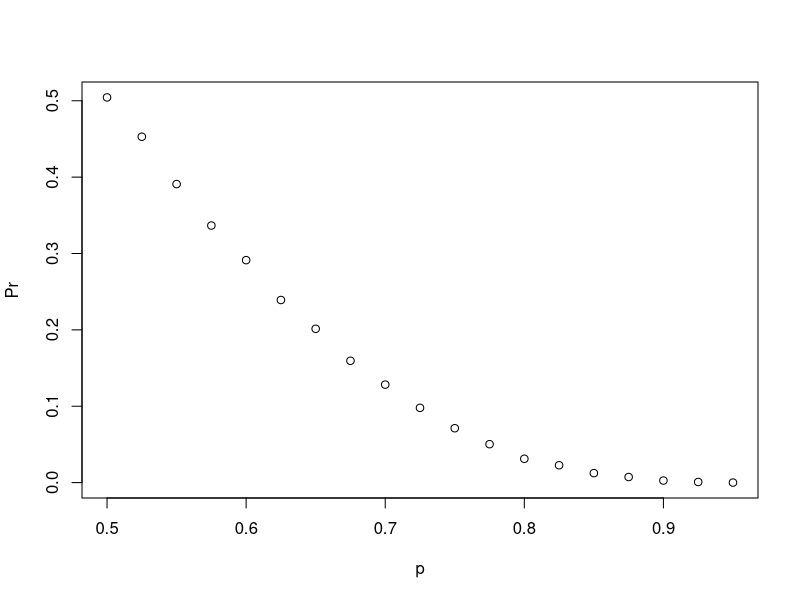
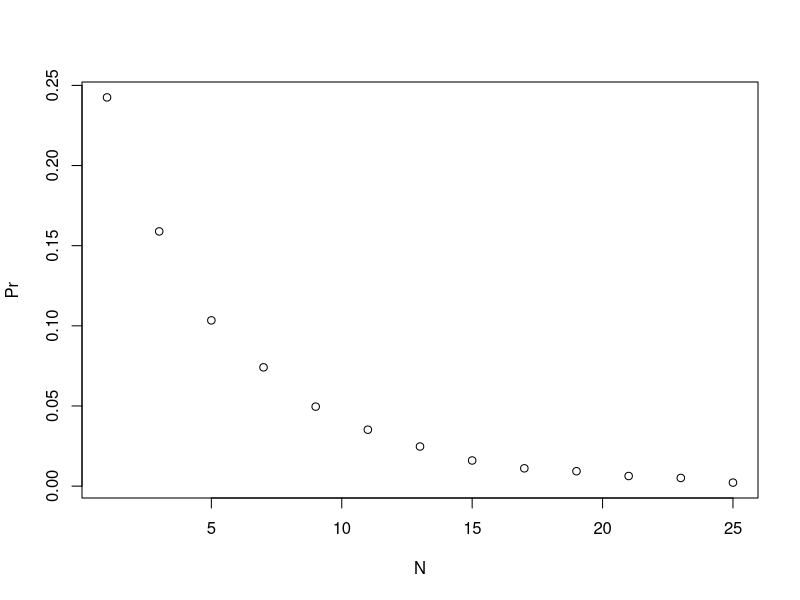
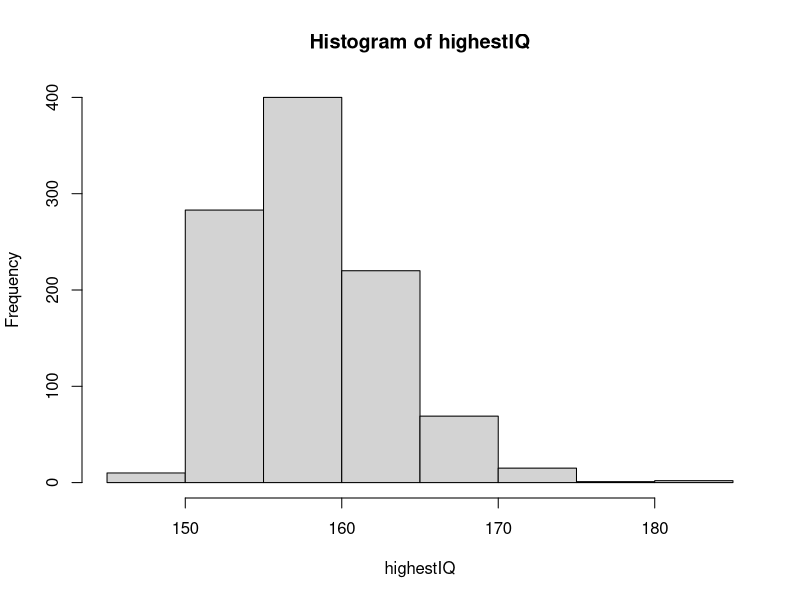
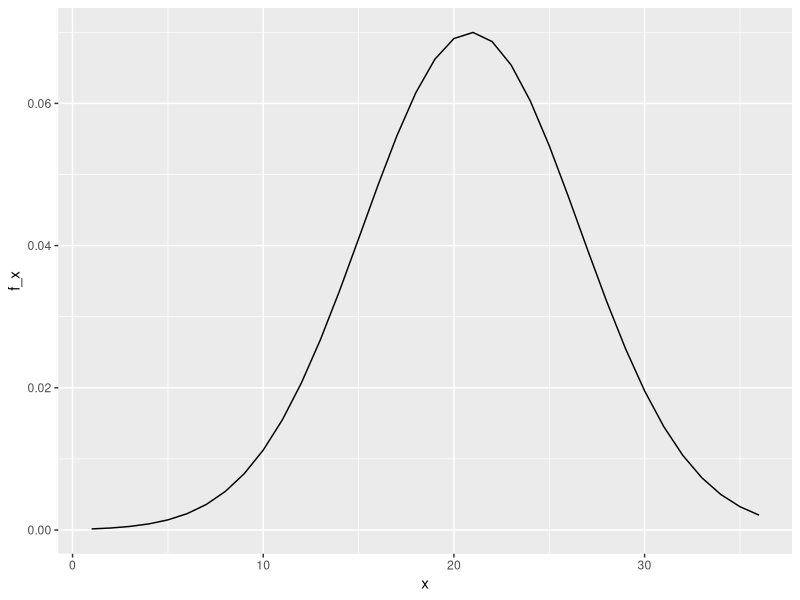
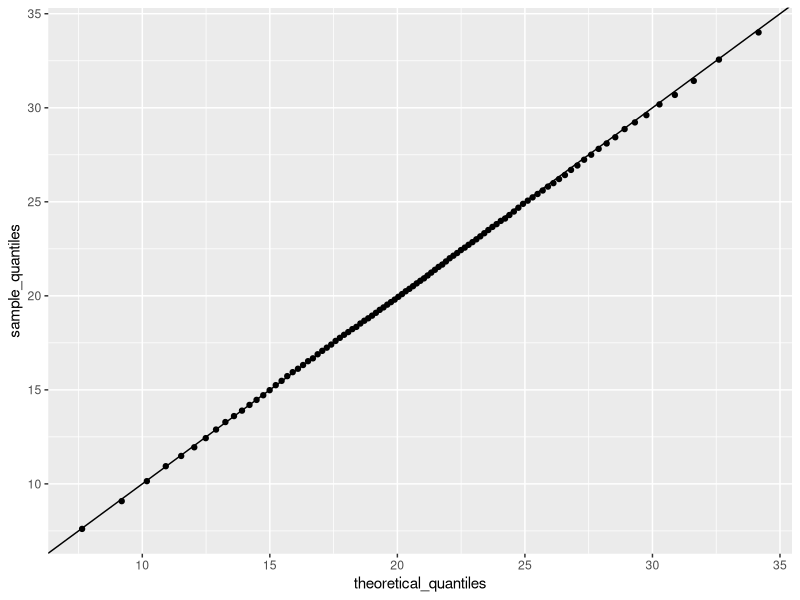
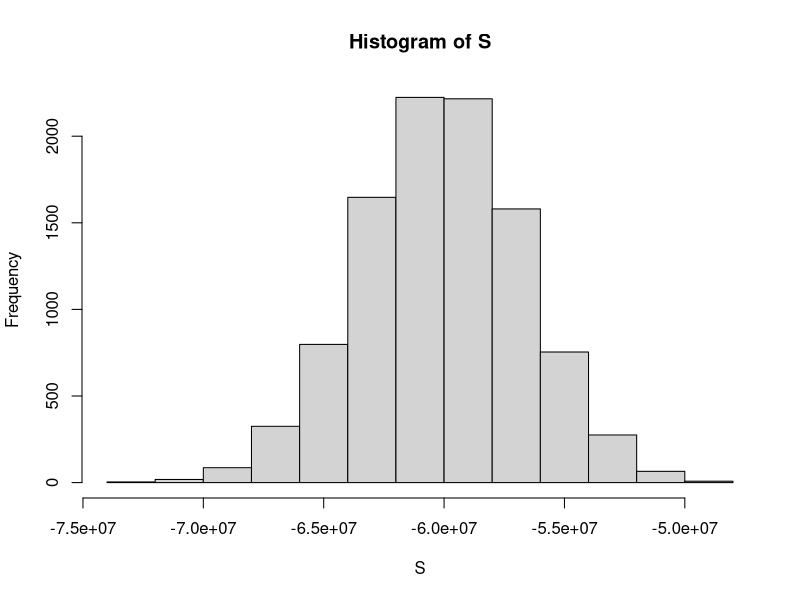

These charts were generated, in order, by the following R code:
## ---- chunk 1
knitr::opts_chunk$set(echo = TRUE)
## ---- chunk 2
cyan <- 3
magenta <- 5
yellow <- 7

# Assign a variable `p` as the probability of choosing a cyan ball from the box
p<-cyan/(cyan+magenta+yellow)

# Print the variable `p` to the console
p
## ---- chunk 3
# `p` is defined as the probability of choosing a cyan ball from a box containing: 3 cyan balls, 5 magenta balls, and 7 yellow balls.
# Using variable `p`, calculate the probability of choosing any ball that is not cyan from the box
1-p
## ---- chunk 4
cyan <- 3
magenta <- 5
yellow <- 7

# The variable `p_1` is the probability of choosing a cyan ball from the box on the first draw.
p_1 <- cyan / (cyan + magenta + yellow)

# Assign a variable `p_2` as the probability of not choosing a cyan ball on the second draw without replacement.
p_2 <- (magenta + yellow) / (cyan + magenta + yellow - 1)
# Calculate the probability that the first draw is cyan and the second draw is not cyan using `p_1` and `p_2`.
p_1 * p_2
## ---- chunk 5
cyan <- 3
magenta <- 5
yellow <- 7

# The variable 'p_1' is the probability of choosing a cyan ball from the box on the first draw.
p_1 <- cyan / (cyan + magenta + yellow)

# Assign a variable 'p_2' as the probability of not choosing a cyan ball on the second draw with replacement.
p_2 <- (magenta + yellow) / (cyan + magenta + yellow)
# Calculate the probability that the first draw is cyan and the second draw is not cyan using `p_1` and `p_2`.
p_1 * p_2
## ---- chunk 6
cyan <- 3
magenta <- 5
yellow <- 7

# Assign the variable 'p_yellow' as the probability that a yellow ball is drawn from the box.
p_yellow <- yellow / (cyan + magenta + yellow)
# Using the variable 'p_yellow', calculate the probability of drawing a yellow ball on the sixth draw. Print this value to the console.
p_yellow
## ---- chunk 7
# Assign the variable 'p_no6' as the probability of not seeing a 6 on a single roll.
p_no6 <- 1 - 1/6

# Calculate the probability of not seeing a 6 on six rolls using `p_no6`. Print your result to the console: do not assign it to a variable.
p_no6 ^6
## ---- chunk 8
# Assign the variable `p_cavs_win4` as the probability that the Cavs will win the first four games of the series.
p_cavs_win4 <- 0.6^4

# Using the variable `p_cavs_win4`, calculate the probability that the Celtics win at least one game in the first four games of the series.
1-p_cavs_win4
## ---- chunk 9
# This line of example code simulates four independent random games where the Celtics either lose or win. Copy this example code to use within the `replicate` function.
simulated_games <- sample(c("lose","win"), 4, replace = TRUE, prob = c(0.6, 0.4))

# The variable 'B' specifies the number of times we want the simulation to run. Let's run the Monte Carlo simulation 10,000 times.
B <- 10000

# Use the `set.seed` function to make sure your answer matches the expected result after random sampling.
set.seed(1, sample.kind = "Rounding")

# Create an object called `celtic_wins` that replicates two steps for B iterations: (1) generating a random four-game series `simulated_games` using the example code, then (2) determining whether the simulated series contains at least one win for the Celtics.
celtic_wins <- replicate(B,{
    simulated_games <- sample(c("lose","win"), 4, replace = TRUE, prob = c(0.6, 0.4))
    any(simulated_games=="win")
  }
  )

# Calculate the frequency out of B iterations that the Celtics won at least one game. Print your answer to the console.
mean(celtic_wins)
## ---- chunk 10
# Assign a variable 'n' as the number of remaining games.
n <- 6

# Assign a variable `outcomes` as a vector of possible game outcomes, where 0 indicates a loss and 1 indicates a win for the Cavs.
#outcomes <- sample(c(0,1),n,replace=TRUE,prob=c(0.5,0.5))
outcomes <- c(0,1)

# Assign a variable `l` to a list of all possible outcomes in all remaining games. Use the `rep` function on `list(outcomes)` to create list of length `n`.
#l <- rep(sample(outcomes,1,replace=TRUE,prob=c(0.5,0.5)),times=n)
l <- rep(list(outcomes), times=n)

# Create a data frame named 'possibilities' that contains all combinations of possible outcomes for the remaining games.
possibilities <- expand.grid(l)

# Create a vector named 'results' that indicates whether each row in the data frame 'possibilities' contains enough wins for the Cavs to win the series.
results <- rowSums(possibilities)

# Calculate the proportion of 'results' in which the Cavs win the series. Print the outcome to the console.
mean(results>=4)
## ---- chunk 11
# The variable `B` specifies the number of times we want the simulation to run. Let's run the Monte Carlo simulation 10,000 times.
B <- 10000

# Use the `set.seed` function to make sure your answer matches the expected result after random sampling.
set.seed(1, sample.kind = "Rounding")

# Create an object called `results` that replicates for `B` iterations a simulated series and determines whether that series contains at least four wins for the Cavs.
results <- replicate(B,{
    game <- sample(c(0,1),6,replace=TRUE)
    sum(game)
  }
)

# Calculate the frequency out of `B` iterations that the Cavs won at least four games in the remainder of the series. Print your answer to the console.
mean(results>=4)
## ---- chunk 12
# Let's assign the variable 'p' as the vector of probabilities that team A will win.
p <- seq(0.5, 0.95, 0.025)

# Given a value 'p', the probability of winning the series for the underdog team B can be computed with the following function based on a Monte Carlo simulation:
prob_win <- function(p){
  B <- 10000
  result <- replicate(B, {
    b_win <- sample(c(1,0), 7, replace = TRUE, prob = c(1-p, p))
    sum(b_win)>=4
    })
  mean(result)
}

# Apply the 'prob_win' function across the vector of probabilities that team A will win to determine the probability that team B will win. Call this object 'Pr'.
Pr=sapply(p,prob_win)

# Plot the probability 'p' on the x-axis and 'Pr' on the y-axis.
plot(p,Pr)
## ---- chunk 13
# Given a value 'p', the probability of winning the series for the underdog team B can be computed with the following function based on a Monte Carlo simulation:
prob_win <- function(N, p=0.75){
      B <- 10000
      result <- replicate(B, {
        b_win <- sample(c(1,0), N, replace = TRUE, prob = c(1-p, p))
        sum(b_win)>=(N+1)/2
        })
      mean(result)
    }

# Assign the variable 'N' as the vector of series lengths. Use only odd numbers ranging from 1 to 25 games.
N <- seq(1,25,2)

# Apply the 'prob_win' function across the vector of series lengths to determine the probability that team B will win. Call this object `Pr`.
Pr <- sapply(N,prob_win)

# Plot the number of games in the series 'N' on the x-axis and 'Pr' on the y-axis.
plot(N,Pr)
## ---- chunk 14
library(gtools)
library(tidyverse)
options(digits = 3)    # report 3 significant digits
## ---- chunk 15
library(gtools)
medals <- permutations(8,3)
nrow(medals)
## ---- chunk 16
jamaica <- permutations(3,3)
nrow(jamaica)
## ---- chunk 17
nrow(jamaica)/nrow(medals)
## ---- chunk 18
runners <- c("Jamaica", "Jamaica", "Jamaica", "USA", "Ecuador", "Netherlands", "France", "South Africa")
## ---- chunk 19
set.seed(1, sample.kind = "Rounding")
runners <- c("Jamaica", "Jamaica", "Jamaica", "USA", "Ecuador", "Netherlands", "France", "South Africa")
B <- 10000
all_jamaica <- replicate(B, {
  results <- sample(runners, 3)
  all(results == "Jamaica")
})
mean(all_jamaica)
## ---- chunk 20
6 * nrow(combinations(6,2)) * 2
## ---- chunk 21
6 * nrow(combinations(6,2)) * 3
## ---- chunk 22
6 * nrow(combinations(6,3)) * 3
## ---- chunk 23
library(tidyverse)

entree_choices <- function(x){
  x * nrow(combinations(6,2)) * 3
}

combos <- sapply(1:12, entree_choices)

data.frame(entrees = 1:12, combos = combos) %>%
  filter(combos > 365) %>%
  min(.$entrees)
## ---- chunk 24
side_choices <- function(x){
  6 * nrow(combinations(x, 2)) * 3
}

combos <- sapply(2:12, side_choices)

data.frame(sides = 2:12, combos = combos) %>%
  filter(combos > 365) %>%
  min(.$sides)

## ---- chunk 25
head(esoph)
## ---- chunk 26
library(tidyverse)
## ---- chunk 27
nrow(esoph)
## ---- chunk 28
all_cases <- sum(esoph$ncases)
all_cases
## ---- chunk 29
all_controls <- sum(esoph$ncontrols)
all_controls
## ---- chunk 30
esoph %>%
  filter(alcgp == "120+") %>%
  summarize(ncases = sum(ncases), ncontrols = sum(ncontrols)) %>%
  mutate(p_case = ncases / (ncases + ncontrols)) %>%
  pull(p_case)

## ---- chunk 31
esoph %>%
  filter(alcgp == "0-39g/day") %>%
  summarize(ncases = sum(ncases), ncontrols = sum(ncontrols)) %>%
  mutate(p_case = ncases / (ncases + ncontrols)) %>%
  pull(p_case)
## ---- chunk 32
tob_cases <- esoph %>%
  filter(tobgp != "0-9g/day") %>%
  pull(ncases) %>%
  sum()

tob_cases/all_cases
## ---- chunk 33
tob_controls <- esoph %>%
  filter(tobgp != "0-9g/day") %>%
  pull(ncontrols) %>%
  sum()

tob_controls/all_controls
## ---- chunk 34
high_alc_cases <- esoph %>%
  filter(alcgp == "120+") %>%
  pull(ncases) %>%
  sum()

p_case_high_alc <- high_alc_cases/all_cases
p_case_high_alc
## ---- chunk 35
high_tob_cases <- esoph %>%
  filter(tobgp == "30+") %>%
  pull(ncases) %>%
  sum()

p_case_high_tob <- high_tob_cases/all_cases
p_case_high_tob
## ---- chunk 36
high_alc_tob_cases <- esoph %>%
  filter(alcgp == "120+" & tobgp == "30+") %>%
  pull(ncases) %>%
  sum()

p_case_high_alc_tob <- high_alc_tob_cases/all_cases
p_case_high_alc_tob
## ---- chunk 37
p_case_either_highest <- p_case_high_alc + p_case_high_tob - p_case_high_alc_tob
p_case_either_highest
## ---- chunk 38
high_alc_controls <- esoph %>%
  filter(alcgp == "120+") %>%
  pull(ncontrols) %>%
  sum()

p_control_high_alc <- high_alc_controls/all_controls
p_control_high_alc
## ---- chunk 39
p_case_high_alc/p_control_high_alc
## ---- chunk 40
high_tob_controls <- esoph %>%
  filter(tobgp == "30+") %>%
  pull(ncontrols) %>%
  sum()

p_control_high_tob <- high_tob_controls/all_controls
p_control_high_tob
## ---- chunk 41
high_alc_tob_controls <- esoph %>%
  filter(alcgp == "120+" & tobgp == "30+") %>%
  pull(ncontrols) %>%
  sum()

p_control_high_alc_tob <- high_alc_tob_controls/all_controls
p_control_high_alc_tob
## ---- chunk 42
p_control_either_highest <- p_control_high_alc + p_control_high_tob - p_control_high_alc_tob
p_control_either_highest
## ---- chunk 43
p_case_either_highest/p_control_either_highest
## ---- chunk 44
# Assign a variable 'female_avg' as the average female height.
female_avg <- 64

# Assign a variable 'female_sd' as the standard deviation for female heights.
female_sd <- 3

# Using variables 'female_avg' and 'female_sd', calculate the probability that a randomly selected female is shorter than 5 feet. Print this value to the console.
pnorm(5*12,female_avg, female_sd)
## ---- chunk 45
# Assign a variable 'female_avg' as the average female height.
female_avg <- 64

# Assign a variable 'female_sd' as the standard deviation for female heights.
female_sd <- 3

# Using variables 'female_avg' and 'female_sd', calculate the probability that a randomly selected female is 6 feet or taller. Print this value to the console.
1 - pnorm(6*12, female_avg, female_sd)
## ---- chunk 46
# Assign a variable 'female_avg' as the average female height.
female_avg <- 64

# Assign a variable 'female_sd' as the standard deviation for female heights.
female_sd <- 3

# Using variables 'female_avg' and 'female_sd', calculate the probability that a randomly selected female is between the desired height range. Print this value to the console.
pnorm(67,female_avg, female_sd) - pnorm(61,female_avg, female_sd) 
## ---- chunk 47
# Assign a variable 'female_avg' as the average female height. Convert this value to centimeters.
female_avg <- 64*2.54

# Assign a variable 'female_sd' as the standard deviation for female heights. Convert this value to centimeters.
female_sd <- 3*2.54

# Using variables 'female_avg' and 'female_sd', calculate the probability that a randomly selected female is between the desired height range. Print this value to the console.
pnorm(67*2.54,female_avg, female_sd) - pnorm(61*2.54,female_avg, female_sd) 
## ---- chunk 48
# Assign a variable 'female_avg' as the average female height.
female_avg <- 64

# Assign a variable 'female_sd' as the standard deviation for female heights.
female_sd <- 3

# To a variable named 'taller', assign the value of a height that is one SD taller than average.
taller <- female_avg + female_sd

# To a variable named 'shorter', assign the value of a height that is one SD shorter than average.
shorter <- female_avg - female_sd

# Calculate the probability that a randomly selected female is between the desired height range. Print this value to the console.
pnorm(taller, female_avg, female_sd) - pnorm(shorter, female_avg, female_sd)
## ---- chunk 49
# Assign a variable 'male_avg' as the average male height.
male_avg <- 69

# Assign a variable 'male_sd' as the standard deviation for male heights.
male_sd <- 3

# Determine the height of a man in the 99th percentile of the distribution.
qnorm(0.99,male_avg, male_sd)
## ---- chunk 50
# The variable `B` specifies the number of times we want the simulation to run.
B <- 1000

# Use the `set.seed` function to make sure your answer matches the expected result after random number generation.
set.seed(1, sample.kind = "Rounding")

# Create an object called `highestIQ` that contains the highest IQ score from each random distribution of 10,000 people.
highestIQ <- replicate(B, { 
  res <- rnorm(10000, 100, 15)
  max(res)
})

# Make a histogram of the highest IQ scores.
hist(highestIQ)
## ---- chunk 51
set.seed(16, sample.kind = "Rounding")
act_scores <- rnorm(10000, 20.9, 5.7)
mean(act_scores)
## ---- chunk 52
sd(act_scores)

## ---- chunk 53
 sum(act_scores >= 36)
## ---- chunk 54
mean(act_scores > 30)
## ---- chunk 55
mean(act_scores <= 10)
## ---- chunk 56
library(dplyr)
library(ggplot2)
x <- 1:36
f_x <- dnorm(x, 20.9, 5.7)
data.frame(x, f_x) %>%
  ggplot(aes(x, f_x)) +
  geom_line()
## ---- chunk 57
z_scores <- (act_scores - mean(act_scores))/sd(act_scores)
mean(z_scores > 2)
## ---- chunk 58
2*sd(act_scores) + mean(act_scores)
## ---- chunk 59
qnorm(.975, mean(act_scores), sd(act_scores))
## ---- chunk 60
cdf <- sapply(1:36, function (x){
  mean(act_scores <= x)
})
min(which(cdf >= .95))
## ---- chunk 61
qnorm(.95, 20.9, 5.7)
## ---- chunk 62
p <- seq(0.01, 0.99, 0.01)
sample_quantiles <- quantile(act_scores, p)
names(sample_quantiles[max(which(sample_quantiles < 26))])
## ---- chunk 63
p <- seq(0.01, 0.99, 0.01)
sample_quantiles <- quantile(act_scores, p)
theoretical_quantiles <- qnorm(p, 20.9, 5.7)
qplot(theoretical_quantiles, sample_quantiles) + geom_abline()
## ---- chunk 64
# The variables `green`, `black`, and `red` contain the number of pockets for each color
green <- 2
black <- 18
red <- 18

# Assign a variable `p_green` as the probability of the ball landing in a green pocket
p_green <- green/(green+black+red)

# Print the variable `p_green` to the console
p_green
## ---- chunk 65
# Use the `set.seed` function to make sure your answer matches the expected result after random sampling.
set.seed(1, sample.kind = "Rounding")

# The variables 'green', 'black', and 'red' contain the number of pockets for each color
green <- 2
black <- 18
red <- 18

# Assign a variable `p_green` as the probability of the ball landing in a green pocket
p_green <- green / (green+black+red)

# Assign a variable `p_not_green` as the probability of the ball not landing in a green pocket
p_not_green <- 1 - p_green

# Create a model to predict the random variable `X`, your winnings from betting on green. Sample one time.
X <- sample(c(17,-1),1,replace=TRUE,prob=c(p_green,p_not_green))

# Print the value of `X` to the console
X
## ---- chunk 66
# The variables 'green', 'black', and 'red' contain the number of pockets for each color
green <- 2
black <- 18
red <- 18

# Assign a variable `p_green` as the probability of the ball landing in a green pocket
p_green <- green / (green+black+red)

# Assign a variable `p_not_green` as the probability of the ball not landing in a green pocket
p_not_green <- 1-p_green

# Calculate the expected outcome if you win $17 if the ball lands on green and you lose $1 if the ball doesn't land on green
17 * p_green + -1 * p_not_green
## ---- chunk 67
# The variables 'green', 'black', and 'red' contain the number of pockets for each color
green <- 2
black <- 18
red <- 18

# Assign a variable `p_green` as the probability of the ball landing in a green pocket
p_green <- green / (green+black+red)

# Assign a variable `p_not_green` as the probability of the ball not landing in a green pocket
p_not_green <- 1-p_green

# Compute the standard error of the random variable
abs(17 - -1)* sqrt(p_green * p_not_green)
## ---- chunk 68
# The variables 'green', 'black', and 'red' contain the number of pockets for each color
green <- 2
black <- 18
red <- 18

# Assign a variable `p_green` as the probability of the ball landing in a green pocket
p_green <- green / (green+black+red)

# Assign a variable `p_not_green` as the probability of the ball not landing in a green pocket
p_not_green <- 1-p_green

# Use the `set.seed` function to make sure your answer matches the expected result after random sampling
set.seed(1, sample.kind = "Rounding")

# Define the number of bets using the variable 'n'
n <- 1000

# Create a vector called 'X' that contains the outcomes of 1000 samples
X <- sample(c(17,-1),n,replace=TRUE,prob=c(p_green,p_not_green))

# Assign the sum of all 1000 outcomes to the variable 'S'
S <- sum(X)

# Print the value of 'S' to the console
S
## ---- chunk 69
# The variables 'green', 'black', and 'red' contain the number of pockets for each color
green <- 2
black <- 18
red <- 18

# Assign a variable `p_green` as the probability of the ball landing in a green pocket
p_green <- green / (green+black+red)

# Assign a variable `p_not_green` as the probability of the ball not landing in a green pocket
p_not_green <- 1-p_green

# Define the number of bets using the variable 'n'
n <- 1000

# Calculate the expected outcome of 1,000 spins if you win $17 when the ball lands on green and you lose $1 when the ball doesn't land on green
n * 17 * p_green + n * (-1) * p_not_green
## ---- chunk 70
# The variables 'green', 'black', and 'red' contain the number of pockets for each color
green <- 2
black <- 18
red <- 18

# Assign a variable `p_green` as the probability of the ball landing in a green pocket
p_green <- green / (green+black+red)

# Assign a variable `p_not_green` as the probability of the ball not landing in a green pocket
p_not_green <- 1-p_green

# Define the number of bets using the variable 'n'
n <- 1000

# Compute the standard error of the sum of 1,000 outcomes
sqrt(n) * abs(17 - -1) * sqrt(p_green * p_not_green)
## ---- chunk 71
# Assign a variable `p_green` as the probability of the ball landing in a green pocket
p_green <- 2 / 38

# Assign a variable `p_not_green` as the probability of the ball not landing in a green pocket
p_not_green <- 1-p_green

# Define the number of bets using the variable 'n'
n <- 100

# Calculate 'avg', the expected outcome of 100 spins if you win $17 when the ball lands on green and you lose $1 when the ball doesn't land on green
avg <- n * (17*p_green + -1*p_not_green)

# Compute 'se', the standard error of the sum of 100 outcomes
se <- sqrt(n) * (17 - -1)*sqrt(p_green*p_not_green)

# Using the expected value 'avg' and standard error 'se', compute the probability that you win money betting on green 100 times.
1-pnorm(0,avg,se)
## ---- chunk 72
# Assign a variable `p_green` as the probability of the ball landing in a green pocket
p_green <- 2 / 38

# Assign a variable `p_not_green` as the probability of the ball not landing in a green pocket
p_not_green <- 1-p_green

# Define the number of bets using the variable 'n'
n <- 100

# The variable `B` specifies the number of times we want the simulation to run. Let's run the Monte Carlo simulation 10,000 times.
B <- 10000

# Use the `set.seed` function to make sure your answer matches the expected result after random sampling.
set.seed(1, sample.kind = "Rounding")

# Create an object called `S` that replicates the sample code for `B` iterations and sums the outcomes.
S <- replicate(B, {
      res <- sample(c(17,-1),n,replace=TRUE,prob=c(p_green,p_not_green))
      sum(res)
})

# Compute the average value for 'S'
mean(S)

# Calculate the standard deviation of 'S'
sd(S)
## ---- chunk 73
# Calculate the proportion of outcomes in the vector `S` that exceed $0
mean(S>=0)
## ---- chunk 74
# Use the `set.seed` function to make sure your answer matches the expected result after random sampling.
set.seed(1, sample.kind = "Rounding")

# Define the number of bets using the variable 'n'
n <- 10000

# Assign a variable `p_green` as the probability of the ball landing in a green pocket
p_green <- 2 / 38

# Assign a variable `p_not_green` as the probability of the ball not landing in a green pocket
p_not_green <- 1 - p_green

# Create a vector called `X` that contains the outcomes of `n` bets
X <- sample(c(17,-1),n,replace=TRUE,prob=c(p_green,p_not_green))

# Define a variable `Y` that contains the mean outcome per bet. Print this mean to the console.
(Y <- mean(X))
## ---- chunk 75
# Assign a variable `p_green` as the probability of the ball landing in a green pocket
p_green <- 2 / 38

# Assign a variable `p_not_green` as the probability of the ball not landing in a green pocket
p_not_green <- 1 - p_green

# Calculate the expected outcome of `Y`, the mean outcome per bet in 10,000 bets
17*p_green - p_not_green
## ---- chunk 76
# Define the number of bets using the variable 'n'
n <- 10000

# Assign a variable `p_green` as the probability of the ball landing in a green pocket
p_green <- 2 / 38

# Assign a variable `p_not_green` as the probability of the ball not landing in a green pocket
p_not_green <- 1 - p_green

# Compute the standard error of 'Y', the mean outcome per bet from 10,000 bets.
sqrt(n)*abs(17- -1)*sqrt(p_green*p_not_green)/n
## ---- chunk 77
# We defined the average using the following code
avg <- 17*p_green + -1*p_not_green

# We defined standard error using this equation
se <- 1/sqrt(n) * (17 - -1)*sqrt(p_green*p_not_green)

# Given this average and standard error, determine the probability of winning more than $0. Print the result to the console.
1- pnorm(0,avg,se)
## ---- chunk 78
## Make sure you fully follow instructions, including printing values to the console and correctly running the `replicate` loop. If not, you may encounter "Session Expired" errors.

# The variable `n` specifies the number of independent bets on green
n <- 10000

# The variable `B` specifies the number of times we want the simulation to run
B <- 10000

# Use the `set.seed` function to make sure your answer matches the expected result after random number generation
set.seed(1, sample.kind = "Rounding")

# Generate a vector `S` that contains the the average outcomes of 10,000 bets modeled 10,000 times
S <- replicate(B,{
  res <- sample(c(17,-1),n,replace=TRUE,prob=c(2/38,36/38))
  mean(res)
})

# Compute the average of `S`
mean(S)

# Compute the standard deviation of `S`
sd(S)
## ---- chunk 79
# Compute the proportion of outcomes in the vector 'S' where you won more than $0
mean(S>=0)
## ---- chunk 80
options(digits = 3)
## ---- chunk 81
p <- 1/5 # one correct choice of 5 options
p
## ---- chunk 82
a <- 1
b <- -0.25
mu <- a*p + b*(1-p)
mu
## ---- chunk 83
n <- 44
n*mu
## ---- chunk 84
sigma <- sqrt(n) * abs(b-a) * sqrt(p*(1-p))
sigma
## ---- chunk 85
1-pnorm(8, mu, sigma)
## ---- chunk 86
set.seed(21, sample.kind = "Rounding")
B <- 10000
n <- 44
p <- 0.2
tests <- replicate(B, {
  X <- sample(c(1, -0.25), n, replace = TRUE, prob = c(p, 1-p))
  sum(X)
})
mean(tests >= 8)
## ---- chunk 87
p <- 1/4
a <- 1
b <- 0
n <- 44
mu <- n * a*p + b*(1-p)
mu
## ---- chunk 88
sigma <- sqrt(n) * abs(b-a) * sqrt(p*(1-p))
1-pnorm(30, mu, sigma)
## ---- chunk 89
p <- seq(0.25, 0.95, 0.05)
exp_val <- sapply(p, function(x){
  mu <- n * a*x + b*(1-x)
  sigma <- sqrt(n) * abs(b-a) * sqrt(x*(1-x))
  1-pnorm(35, mu, sigma)
})

min(p[which(exp_val > 0.8)])
## ---- chunk 90
p <- 5/38
a <- 6
b <- -1
mu <- a*p + b*(1-p)
mu
## ---- chunk 91
sigma <- abs(b-a) * sqrt(p*(1-p))
sigma
## ---- chunk 92
mu
## ---- chunk 93
n <- 500
sigma/sqrt(n)
## ---- chunk 94
n*mu
## ---- chunk 95
sqrt(n) * sigma
## ---- chunk 96
pnorm(0, n*mu, sqrt(n)*sigma)
## ---- chunk 97
# Assign the number of loans to the variable `n`
n <- 10000

# Assign the loss per foreclosure to the variable `loss_per_foreclosure`
loss_per_foreclosure <- -200000

# Assign the probability of default to the variable `p_default`
p_default <- 0.03

# Use the `set.seed` function to make sure your answer matches the expected result after random sampling
set.seed(1, sample.kind = "Rounding")

# Generate a vector called `defaults` that contains the default outcomes of `n` loans
defaults <- loss_per_foreclosure * sample(c(0,1),n,replace=TRUE,prob=c(1-p_default,p_default))

# Generate `S`, the total amount of money lost across all foreclosures. Print the value to the console.
(S <- sum(defaults))
## ---- chunk 98
# Assign the number of loans to the variable `n`
n <- 10000

# Assign the loss per foreclosure to the variable `loss_per_foreclosure`
loss_per_foreclosure <- -200000

# Assign the probability of default to the variable `p_default`
p_default <- 0.03

# Use the `set.seed` function to make sure your answer matches the expected result after random sampling
set.seed(1, sample.kind = "Rounding")

# The variable `B` specifies the number of times we want the simulation to run
B <- 10000

# Generate a list of summed losses 'S'. Replicate the code from the previous exercise over 'B' iterations to generate a list of summed losses for 'n' loans.  Ignore any warnings for now.
S <- replicate(B,{
  res<-sample(c(0,1),n,replace=TRUE,prob=c(1-p_default,p_default))
  sum(res*loss_per_foreclosure)
  })

# Plot a histogram of 'S'.  Ignore any warnings for now.
hist(S)
## ---- chunk 99
# Assign the number of loans to the variable `n`
n <- 10000

# Assign the loss per foreclosure to the variable `loss_per_foreclosure`
loss_per_foreclosure <- -200000

# Assign the probability of default to the variable `p_default`
p_default <- 0.03

# Calculate the expected loss due to default out of 10,000 loans
n*loss_per_foreclosure*p_default
## ---- chunk 100
# Assign the number of loans to the variable `n`
n <- 10000

# Assign the loss per foreclosure to the variable `loss_per_foreclosure`
loss_per_foreclosure <- -200000

# Assign the probability of default to the variable `p_default`
p_default <- 0.03

# Compute the standard error of the sum of 10,000 loans
sqrt(n)*abs(loss_per_foreclosure)*sqrt((1- p_default)* p_default)
## ---- chunk 101
# Assign the loss per foreclosure to the variable `loss_per_foreclosure`
loss_per_foreclosure <- -200000

# Assign the probability of default to the variable `p_default`
p_default <- 0.03

# Assign a variable `x` as the total amount necessary to have an expected outcome of $0
x <- p_default * loss_per_foreclosure / -(1- p_default)

# Convert `x` to a rate, given that the loan amount is $180,000. Print this value to the console.
x/180000
## ---- chunk 102
# Assign the number of loans to the variable `n`
n <- 10000

# Assign the loss per foreclosure to the variable `loss_per_foreclosure`
loss_per_foreclosure <- -200000

# Assign the probability of default to the variable `p_default`
p_default <- 0.03

# Generate a variable `z` using the `qnorm` function
z <- qnorm(0.05)

# Generate a variable `x` using `z`, `p_default`, `loss_per_foreclosure`, and `n`
x <- -loss_per_foreclosure*(n * p_default - z * sqrt(n * p_default*(1- p_default)))/ (n* ( 1- p_default) + z * sqrt(n * p_default * ( 1 - p_default)))

# Convert `x` to an interest rate, given that the loan amount is $180,000. Print this value to the console.
x/180000
